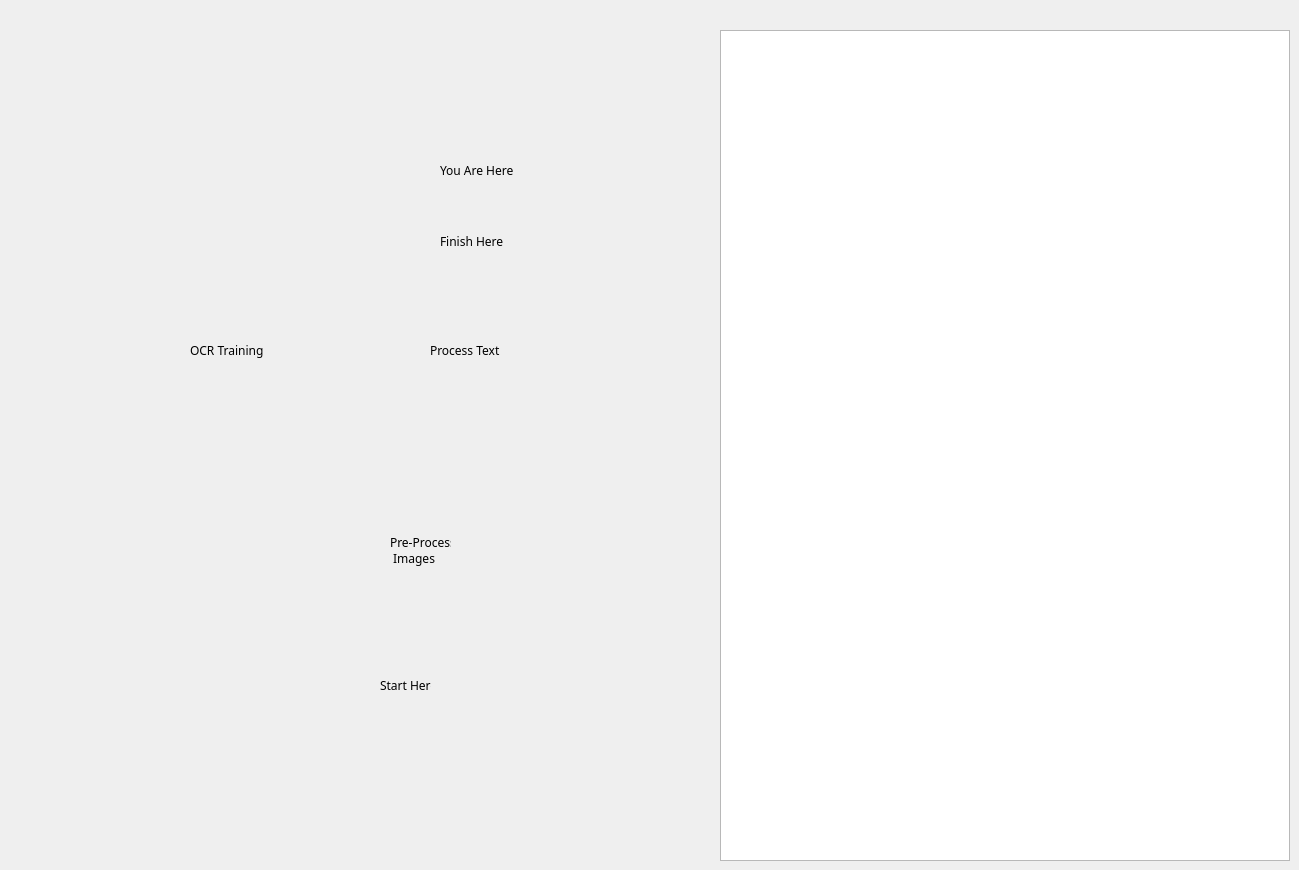
  <widget class="QWidget" name="centralwidget">
   <property name="font">
    <font>
     <family>FROMVS</family>
     <pointsize>11</pointsize>
     <weight>50</weight>
     <italic>false</italic>
     <bold>false</bold>
    </font>
   </property>
   <widget class="QTextEdit" name="RightPanelwidget">
    <property name="geometry">
     <rect>
      <x>720</x>
      <y>30</y>
      <width>570</width>
      <height>831</height>
     </rect>
    </property>
    <property name="minimumSize">
     <size>
      <width>540</width>
      <height>600</height>
     </size>
    </property>
    <property name="font">
     <font>
      <family>FROMVS</family>
      <pointsize>8</pointsize>
      <weight>50</weight>
      <italic>false</italic>
      <bold>false</bold>
     </font>
    </property>
     <property name="contextMenuPolicy">
      <enum>Qt::CustomContextMenu</enum>
     </property>
     <property name="readOnly">
      <bool>true</bool>
     </property>
   </widget>
   <widget class="QWidget" name="LeftPanelwidget" native="true">
    <property name="geometry">
     <rect>
      <x>30</x>
      <y>30</y>
      <width>641</width>
      <height>831</height>
     </rect>
    </property>
      <property name="contextMenuPolicy">
       <enum>Qt::CustomContextMenu</enum>
      </property>
    <widget class="QPushButton" name="MyScannerbutton">
     <property name="geometry">
      <rect>
       <x>280</x>
       <y>460</y>
       <width>71</width>
       <height>61</height>
      </rect>
     </property>
     <property name="toolTip">
      <string>MyScanner acquires source images for the active project. Single-click: show About. Double-click: launch module. Right-click: module actions.</string>
     </property>
     <property name="text">
      <string/>
     </property>
     <property name="icon">
      <iconset resource="../UI_Icons.qrc">
       <normaloff>:/Icons/Icons/BiblionScanner.png</normaloff>:/Icons/Icons/BiblionScanner.png</iconset>
     </property>
     <property name="iconSize">
      <size>
       <width>64</width>
       <height>64</height>
      </size>
     </property>
     <property name="autoDefault">
      <bool>false</bool>
     </property>
     <property name="default">
      <bool>false</bool>
     </property>
     <property name="flat">
      <bool>true</bool>
     </property>
     <property name="tutorial.enabled" stdset="0">
      <bool>false</bool>
     </property>
     <property name="tutorial.title" stdset="0">
      <string>My Scanner Tutorial</string>
     </property>
     <property name="tutorial.help" stdset="0">
      <string>MyScanner acquires source images for the active project. Single-click this icon to preview module help in the right panel, double-click to launch, or right-click for module actions.</string>
     </property>
     <property name="tutorial.image" stdset="0">
      <iconset resource="../UI_Icons.qrc">
       <normaloff>:/Icons/Icons/BiblionScanner1.png</normaloff>:/Icons/Icons/BiblionScanner1.png</iconset>
     </property>
     <property name="tutorial.order" stdset="0">
      <string>2</string>
     </property>
    </widget>
    <widget class="QPushButton" name="MyWriterbutton">
     <property name="geometry">
      <rect>
       <x>280</x>
       <y>180</y>
       <width>71</width>
       <height>61</height>
      </rect>
     </property>
     <property name="toolTip">
      <string extracomment="This is a comment">MyWriter prepares reviewed text for export and publication. Single-click: show About. Double-click: launch module. Right-click: module actions.</string>
     </property>
     <property name="text">
      <string/>
     </property>
     <property name="icon">
      <iconset resource="../UI_Icons.qrc">
       <normaloff>:/Icons/Icons/BiblionWriter.png</normaloff>:/Icons/Icons/BiblionWriter.png</iconset>
     </property>
     <property name="iconSize">
      <size>
       <width>64</width>
       <height>64</height>
      </size>
     </property>
     <property name="flat">
      <bool>true</bool>
     </property>
     <property name="tutorial.enabled" stdset="0">
      <bool>false</bool>
     </property>
     <property name="tutorial.title" stdset="0">
      <string>My Writer Tutorial</string>
     </property>
     <property name="tutorial.help" stdset="0">
      <string>MyWriter prepares reviewed text for export and publication. Single-click this icon to preview module help in the right panel, double-click to launch, or right-click for module actions.</string>
     </property>
     <property name="tutorial.image" stdset="0">
      <iconset resource="../UI_Icons.qrc">
       <normaloff>:/Icons/Icons/BiblionExplorer.png</normaloff>:/Icons/Icons/BiblionExplorer.png</iconset>
     </property>
     <property name="tutorial.order" stdset="0">
      <string>2</string>
     </property>
    </widget>
    <widget class="QPushButton" name="MyGlypherbutton">
     <property name="geometry">
      <rect>
       <x>280</x>
       <y>250</y>
       <width>71</width>
       <height>61</height>
      </rect>
     </property>
     <property name="toolTip">
      <string>MyGlypher extracts glyphs and supports project font development. Single-click: show About. Double-click: launch module. Right-click: module actions.</string>
     </property>
     <property name="text">
      <string/>
     </property>
     <property name="icon">
      <iconset resource="../UI_Icons.qrc">
       <normaloff>:/Icons/Icons/BiblionGlypher.png</normaloff>:/Icons/Icons/BiblionGlypher.png</iconset>
     </property>
     <property name="iconSize">
      <size>
       <width>64</width>
       <height>64</height>
      </size>
     </property>
     <property name="flat">
      <bool>true</bool>
     </property>
     <property name="tutorial.enabled" stdset="0">
      <bool>false</bool>
     </property>
     <property name="tutorial.title" stdset="0">
      <string>My Glypher Tutorial</string>
     </property>
     <property name="tutorial.help" stdset="0">
      <string>MyGlypher extracts glyphs and supports project font development. Single-click this icon to preview module help in the right panel, double-click to launch, or right-click for module actions.</string>
     </property>
     <property name="tutorial.image" stdset="0">
      <iconset resource="../UI_Icons.qrc">
       <normaloff>:/Icons/Icons/BiblionGlypher.png</normaloff>:/Icons/Icons/BiblionGlypher.png</iconset>
     </property>
     <property name="tutorial.order" stdset="0">
      <string>6</string>
     </property>
    </widget>
    <widget class="QPushButton" name="MyGrounderbutton">
     <property name="geometry">
      <rect>
       <x>140</x>
       <y>250</y>
       <width>71</width>
       <height>61</height>
      </rect>
     </property>
     <property name="toolTip">
      <string>MyGrounder validates ground-truth line integrity for training data. Single-click: show About. Double-click: launch module. Right-click: module actions.</string>
     </property>
     <property name="text">
      <string/>
     </property>
     <property name="icon">
      <iconset resource="../UI_Icons.qrc">
       <normaloff>:/Icons/Icons/BiblionGrounder.png</normaloff>:/Icons/Icons/BiblionGrounder.png</iconset>
     </property>
     <property name="iconSize">
      <size>
       <width>64</width>
       <height>64</height>
      </size>
     </property>
     <property name="flat">
      <bool>true</bool>
     </property>
     <property name="tutorial.enabled" stdset="0">
      <bool>false</bool>
     </property>
     <property name="tutorial.title" stdset="0">
      <string>My Grounder Tutorial</string>
     </property>
     <property name="tutorial.help" stdset="0">
      <string>MyGrounder validates ground-truth line integrity for training data. Single-click this icon to preview module help in the right panel, double-click to launch, or right-click for module actions.</string>
     </property>
     <property name="tutorial.image" stdset="0">
      <iconset resource="../UI_Icons.qrc">
       <normaloff>:/Icons/Icons/BiblionGrounder.png</normaloff>:/Icons/Icons/BiblionGrounder.png</iconset>
     </property>
     <property name="tutorial.order" stdset="0">
      <string>11</string>
     </property>
    </widget>
    <widget class="QPushButton" name="MyReaderbutton">
     <property name="geometry">
      <rect>
       <x>210</x>
       <y>250</y>
       <width>71</width>
       <height>61</height>
      </rect>
     </property>
     <property name="toolTip">
      <string>MyReader reviews project images and associated OCR text. Single-click: show About. Double-click: launch module. Right-click: module actions.</string>
     </property>
     <property name="text">
      <string/>
     </property>
     <property name="icon">
      <iconset resource="../UI_Icons.qrc">
       <normaloff>:/Icons/Icons/BiblionReader2.png</normaloff>:/Icons/Icons/BiblionReader2.png</iconset>
     </property>
     <property name="iconSize">
      <size>
       <width>64</width>
       <height>64</height>
      </size>
     </property>
     <property name="autoDefault">
      <bool>false</bool>
     </property>
     <property name="flat">
      <bool>true</bool>
     </property>
     <property name="tutorial.enabled" stdset="0">
      <bool>false</bool>
     </property>
     <property name="tutorial.title" stdset="0">
      <string>My Reader</string>
     </property>
     <property name="tutorial.help" stdset="0">
      <string>MyReader reviews project images and associated OCR text. Single-click this icon to preview module help in the right panel, double-click to launch, or right-click for module actions.</string>
     </property>
     <property name="tutorial.image" stdset="0">
      <iconset resource="../UI_Icons.qrc">
       <normaloff>:/Icons/Icons/BiblionReader2.png</normaloff>:/Icons/Icons/BiblionReader2.png</iconset>
     </property>
     <property name="tutorial.order" stdset="0">
      <string>10</string>
     </property>
    </widget>
    <widget class="QPushButton" name="MyLexerbutton">
     <property name="geometry">
      <rect>
       <x>490</x>
       <y>250</y>
       <width>71</width>
       <height>61</height>
      </rect>
     </property>
     <property name="toolTip">
      <string>MyLexer consolidates processed text into project lexicon outputs. Single-click: show About. Double-click: launch module. Right-click: module actions.</string>
     </property>
     <property name="text">
      <string/>
     </property>
     <property name="icon">
      <iconset resource="../UI_Icons.qrc">
       <normaloff>:/Icons/Icons/BiblionLexer2.png</normaloff>:/Icons/Icons/BiblionLexer2.png</iconset>
     </property>
     <property name="iconSize">
      <size>
       <width>64</width>
       <height>64</height>
      </size>
     </property>
     <property name="flat">
      <bool>true</bool>
     </property>
     <property name="tutorial.enabled" stdset="0">
      <bool>false</bool>
     </property>
     <property name="tutorial.title" stdset="0">
      <string>My Lexer Tutorial</string>
     </property>
     <property name="tutorial.help" stdset="0">
      <string>MyLexer consolidates processed text into project lexicon outputs. Single-click this icon to preview module help in the right panel, double-click to launch, or right-click for module actions.</string>
     </property>
     <property name="tutorial.image" stdset="0">
      <iconset resource="../UI_Icons.qrc">
       <normaloff>:/Icons/Icons/BiblionLexer2.png</normaloff>:/Icons/Icons/BiblionLexer2.png</iconset>
     </property>
     <property name="tutorial.order" stdset="0">
      <string>9</string>
     </property>
    </widget>
    <widget class="QPushButton" name="MyResolverbutton">
     <property name="geometry">
      <rect>
       <x>420</x>
       <y>250</y>
       <width>71</width>
       <height>61</height>
      </rect>
     </property>
     <property name="toolTip">
      <string>MyResolver resolves text variants against reference sources. Single-click: show About. Double-click: launch module. Right-click: module actions.</string>
     </property>
     <property name="text">
      <string/>
     </property>
     <property name="icon">
      <iconset resource="../UI_Icons.qrc">
       <normaloff>:/Icons/Icons/BiblionResolver.png</normaloff>:/Icons/Icons/BiblionResolver.png</iconset>
     </property>
     <property name="iconSize">
      <size>
       <width>64</width>
       <height>64</height>
      </size>
     </property>
     <property name="flat">
      <bool>true</bool>
     </property>
     <property name="tutorial.enabled" stdset="0">
      <bool>false</bool>
     </property>
     <property name="tutorial.title" stdset="0">
      <string>My Resolver Tutorial</string>
     </property>
     <property name="tutorial.help" stdset="0">
      <string>MyResolver resolves text variants against reference sources. Single-click this icon to preview module help in the right panel, double-click to launch, or right-click for module actions.</string>
     </property>
     <property name="tutorial.image" stdset="0">
      <iconset resource="../UI_Icons.qrc">
       <normaloff>:/Icons/Icons/BiblionResolver.png</normaloff>:/Icons/Icons/BiblionResolver.png</iconset>
     </property>
     <property name="tutorial.order" stdset="0">
      <string>8</string>
     </property>
    </widget>
    <widget class="QPushButton" name="MyBoxerbutton">
     <property name="geometry">
      <rect>
       <x>280</x>
       <y>320</y>
       <width>71</width>
       <height>61</height>
      </rect>
     </property>
     <property name="toolTip">
      <string>MyBoxer manages page, line, word, and character boxing workflows. Single-click: show About. Double-click: launch module. Right-click: module actions.</string>
     </property>
     <property name="text">
      <string/>
     </property>
     <property name="icon">
      <iconset resource="../UI_Icons.qrc">
       <normaloff>:/Icons/Icons/BiblionBoxer2.png</normaloff>:/Icons/Icons/BiblionBoxer2.png</iconset>
     </property>
     <property name="iconSize">
      <size>
       <width>64</width>
       <height>64</height>
      </size>
     </property>
     <property name="flat">
      <bool>true</bool>
     </property>
     <property name="tutorial.enabled" stdset="0">
      <bool>false</bool>
     </property>
     <property name="tutorial.title" stdset="0">
      <string>My Boxer Tutorial</string>
     </property>
     <property name="tutorial.help" stdset="0">
      <string>MyBoxer manages page, line, word, and character boxing workflows. Single-click this icon to preview module help in the right panel, double-click to launch, or right-click for module actions.</string>
     </property>
     <property name="tutorial.image" stdset="0">
      <iconset resource="../UI_Icons.qrc">
       <normaloff>:/Icons/Icons/BiblionBoxer2.png</normaloff>:/Icons/Icons/BiblionBoxer2.png</iconset>
     </property>
     <property name="tutorial.order" stdset="0">
      <string>5</string>
     </property>
    </widget>
    <widget class="QPushButton" name="MyPixlerbutton">
     <property name="geometry">
      <rect>
       <x>280</x>
       <y>390</y>
       <width>71</width>
       <height>61</height>
      </rect>
     </property>
     <property name="toolTip">
      <string>MyPixler cleans and prepares source images for downstream workflows. Single-click: show About. Double-click: launch module. Right-click: module actions.</string>
     </property>
     <property name="text">
      <string/>
     </property>
     <property name="icon">
      <iconset resource="../UI_Icons.qrc">
       <normaloff>:/Icons/Icons/BiblionPixler1.png</normaloff>:/Icons/Icons/BiblionPixler1.png</iconset>
     </property>
     <property name="iconSize">
      <size>
       <width>64</width>
       <height>64</height>
      </size>
     </property>
     <property name="flat">
      <bool>true</bool>
     </property>
     <property name="tutorial.enabled" stdset="0">
      <bool>false</bool>
     </property>
     <property name="tutorial.title" stdset="0">
      <string>My Pixler Tutorial</string>
     </property>
     <property name="tutorial.help" stdset="0">
      <string>MyPixler cleans and prepares source images for downstream workflows. Single-click this icon to preview module help in the right panel, double-click to launch, or right-click for module actions.</string>
     </property>
     <property name="tutorial.image" stdset="0">
      <iconset resource="../UI_Icons.qrc">
       <normaloff>:/Icons/Icons/BiblionPixler1.png</normaloff>:/Icons/Icons/BiblionPixler1.png</iconset>
     </property>
     <property name="tutorial.order" stdset="0">
      <string>4</string>
     </property>
    </widget>
    <widget class="QPushButton" name="MyVersifierbutton">
     <property name="geometry">
      <rect>
       <x>350</x>
       <y>250</y>
       <width>71</width>
       <height>61</height>
      </rect>
     </property>
     <property name="toolTip">
      <string>MyVersifier aligns and applies verse structure to working text. Single-click: show About. Double-click: launch module. Right-click: module actions.</string>
     </property>
     <property name="text">
      <string/>
     </property>
     <property name="icon">
      <iconset resource="../UI_Icons.qrc">
       <normaloff>:/Icons/Icons/BiblionVersifier.png</normaloff>:/Icons/Icons/BiblionVersifier.png</iconset>
     </property>
     <property name="iconSize">
      <size>
       <width>64</width>
       <height>64</height>
      </size>
     </property>
     <property name="flat">
      <bool>true</bool>
     </property>
     <property name="tutorial.enabled" stdset="0">
      <bool>false</bool>
     </property>
     <property name="tutorial.title" stdset="0">
      <string>My Versifier Tutorial</string>
     </property>
     <property name="tutorial.help" stdset="0">
      <string>MyVersifier aligns and applies verse structure to working text. Single-click this icon to preview module help in the right panel, double-click to launch, or right-click for module actions.</string>
     </property>
     <property name="tutorial.image" stdset="0">
      <iconset resource="../UI_Icons.qrc">
       <normaloff>:/Icons/Icons/BiblionVersifier.png</normaloff>:/Icons/Icons/BiblionVersifier.png</iconset>
     </property>
     <property name="tutorial.order" stdset="0">
      <string>7</string>
     </property>
    </widget>
    <widget class="QPushButton" name="MyTrainerbutton">
     <property name="geometry">
      <rect>
       <x>70</x>
       <y>250</y>
       <width>71</width>
       <height>61</height>
      </rect>
     </property>
     <property name="toolTip">
      <string>MyTrainer runs OCR training and model refinement workflows. Single-click: show About. Double-click: launch module. Right-click: module actions.</string>
     </property>
     <property name="text">
      <string/>
     </property>
     <property name="icon">
      <iconset resource="../UI_Icons.qrc">
       <normaloff>:/Icons/Icons/BiblionTrainer1.png</normaloff>:/Icons/Icons/BiblionTrainer1.png</iconset>
     </property>
     <property name="iconSize">
      <size>
       <width>64</width>
       <height>64</height>
      </size>
     </property>
     <property name="flat">
      <bool>true</bool>
     </property>
     <property name="tutorial.enabled" stdset="0">
      <bool>false</bool>
     </property>
     <property name="tutorial.title" stdset="0">
      <string>My Trainer Tutorial</string>
     </property>
     <property name="tutorial.help" stdset="0">
      <string>MyTrainer runs OCR training and model refinement workflows. Single-click this icon to preview module help in the right panel, double-click to launch, or right-click for module actions.</string>
     </property>
     <property name="tutorial.image" stdset="0">
      <iconset resource="../UI_Icons.qrc">
       <normaloff>:/Icons/Icons/BiblionTrainer1.png</normaloff>:/Icons/Icons/BiblionTrainer1.png</iconset>
     </property>
     <property name="tutorial.order" stdset="0">
      <string>2</string>
     </property>
    </widget>
    <widget class="QPushButton" name="MyExplorerbutton">
     <property name="geometry">
      <rect>
       <x>280</x>
       <y>530</y>
       <width>71</width>
       <height>61</height>
      </rect>
     </property>
     <property name="font">
      <font>
       <family>FROMVS</family>
       <pointsize>11</pointsize>
       <weight>50</weight>
       <italic>false</italic>
       <bold>false</bold>
      </font>
     </property>
     <property name="toolTip">
      <string>MyExplorer navigates project folders and files. Single-click: show About. Double-click: launch module. Right-click: module actions.</string>
     </property>
     <property name="text">
      <string/>
     </property>
     <property name="icon">
      <iconset resource="../UI_Icons.qrc">
       <normaloff>:/Icons/Icons/BiblionExplorer.png</normaloff>:/Icons/Icons/BiblionExplorer.png</iconset>
     </property>
     <property name="iconSize">
      <size>
       <width>64</width>
       <height>64</height>
      </size>
     </property>
     <property name="flat">
      <bool>true</bool>
     </property>
     <property name="tutorial.enabled" stdset="0">
      <bool>false</bool>
     </property>
     <property name="tutorial.title" stdset="0">
      <string>My Explorer Tutorial</string>
     </property>
     <property name="tutorial.help" stdset="0">
      <string>MyExplorer navigates project folders and files. Single-click this icon to preview module help in the right panel, double-click to launch, or right-click for module actions.</string>
     </property>
     <property name="tutorial.image" stdset="0">
      <iconset resource="../UI_Icons.qrc">
       <normaloff>:/Icons/Icons/BiblionExplorer.png</normaloff>:/Icons/Icons/BiblionExplorer.png</iconset>
     </property>
     <property name="tutorial.order" stdset="0">
      <string>2</string>
     </property>
    </widget>
    <widget class="QPushButton" name="MyServerbutton">
     <property name="geometry">
      <rect>
       <x>290</x>
       <y>600</y>
       <width>51</width>
       <height>61</height>
      </rect>
     </property>
     <property name="contextMenuPolicy">
      <enum>Qt::CustomContextMenu</enum>
     </property>
     <property name="toolTip">
      <string>MyServer manages project setup, settings, and workflow status. Single-click: show About. Double-click: launch module. Right-click: module actions.</string>
     </property>
     <property name="text">
      <string/>
     </property>
     <property name="icon">
      <iconset resource="../UI_Icons.qrc">
       <normaloff>:/Icons/Icons/BiblionServer.png</normaloff>:/Icons/Icons/BiblionServer.png</iconset>
     </property>
     <property name="iconSize">
      <size>
       <width>64</width>
       <height>64</height>
      </size>
     </property>
     <property name="flat">
      <bool>true</bool>
     </property>
     <property name="tutorial.enabled" stdset="0">
      <bool>true</bool>
     </property>
     <property name="tutorial.title" stdset="0">
      <string>My Server Tutorial</string>
     </property>
     <property name="tutorial.help" stdset="0">
      <string>MyServer manages project setup, settings, and workflow status. Single-click this icon to preview module help in the right panel, double-click to launch, or right-click for module actions.</string>
     </property>
     <property name="tutorial.order" stdset="0">
      <number>1</number>
     </property>
     <property name="tutorial.image" stdset="0">
      <iconset resource="../UI_Icons.qrc">
       <normaloff>:/Icons/Icons/BiblionServer.png</normaloff>:/Icons/Icons/BiblionServer.png</iconset>
     </property>
    </widget>
    <widget class="QLabel" name="StartHerelabel">
     <property name="geometry">
      <rect>
       <x>350</x>
       <y>640</y>
       <width>51</width>
       <height>31</height>
      </rect>
     </property>
     <property name="font">
      <font>
       <family>FROMVS</family>
       <pointsize>9</pointsize>
       <weight>50</weight>
       <italic>false</italic>
       <bold>false</bold>
      </font>
     </property>
     <property name="text">
      <string>Start Here</string>
     </property>
    </widget>
    <widget class="QLabel" name="StartHerearrow">
     <property name="geometry">
      <rect>
       <x>360</x>
       <y>620</y>
       <width>31</width>
       <height>31</height>
      </rect>
     </property>
     <property name="text">
      <string/>
     </property>
     <property name="pixmap">
      <pixmap resource="../UI_Icons.qrc">:/Icons/Icons/back_alt.png</pixmap>
     </property>
    </widget>
    <widget class="QLabel" name="PreProcessImageslabel">
     <property name="geometry">
      <rect>
       <x>360</x>
       <y>500</y>
       <width>61</width>
       <height>41</height>
      </rect>
     </property>
     <property name="font">
      <font>
       <family>FROMVS</family>
       <pointsize>9</pointsize>
       <weight>50</weight>
       <italic>false</italic>
       <bold>false</bold>
      </font>
     </property>
     <property name="text">
      <string>Pre-Process
 Images</string>
     </property>
    </widget>
    <widget class="QLabel" name="PreProcessImagesarrow">
     <property name="geometry">
      <rect>
       <x>360</x>
       <y>470</y>
       <width>31</width>
       <height>31</height>
      </rect>
     </property>
     <property name="text">
      <string/>
     </property>
     <property name="pixmap">
      <pixmap resource="../UI_Icons.qrc">:/Icons/Icons/up_alt.png</pixmap>
     </property>
    </widget>
    <widget class="QLabel" name="TrainingOCRlabel">
     <property name="geometry">
      <rect>
       <x>160</x>
       <y>310</y>
       <width>81</width>
       <height>21</height>
      </rect>
     </property>
     <property name="font">
      <font>
       <family>FROMVS</family>
       <pointsize>9</pointsize>
       <weight>50</weight>
       <italic>false</italic>
       <bold>false</bold>
      </font>
     </property>
     <property name="text">
      <string>OCR Training</string>
     </property>
    </widget>
    <widget class="QLabel" name="TrainingOCRarrow">
     <property name="geometry">
      <rect>
       <x>120</x>
       <y>310</y>
       <width>31</width>
       <height>31</height>
      </rect>
     </property>
     <property name="text">
      <string/>
     </property>
     <property name="pixmap">
      <pixmap resource="../UI_Icons.qrc">:/Icons/Icons/back_alt.png</pixmap>
     </property>
    </widget>
    <widget class="QLabel" name="ProcessTextlabel">
     <property name="geometry">
      <rect>
       <x>400</x>
       <y>310</y>
       <width>71</width>
       <height>21</height>
      </rect>
     </property>
     <property name="font">
      <font>
       <family>FROMVS</family>
       <pointsize>9</pointsize>
       <weight>50</weight>
       <italic>false</italic>
       <bold>false</bold>
      </font>
     </property>
     <property name="text">
      <string>Process Text</string>
     </property>
    </widget>
    <widget class="QLabel" name="ProcessTextarrow">
     <property name="geometry">
      <rect>
       <x>480</x>
       <y>310</y>
       <width>31</width>
       <height>31</height>
      </rect>
     </property>
     <property name="text">
      <string/>
     </property>
     <property name="pixmap">
      <pixmap resource="../UI_Icons.qrc">:/Icons/Icons/forward_text.png</pixmap>
     </property>
    </widget>
    <widget class="QLabel" name="FinishHerelabel">
     <property name="geometry">
      <rect>
       <x>410</x>
       <y>201</y>
       <width>81</width>
       <height>20</height>
      </rect>
     </property>
     <property name="font">
      <font>
       <family>FROMVS</family>
       <pointsize>9</pointsize>
       <weight>50</weight>
       <italic>false</italic>
       <bold>false</bold>
      </font>
     </property>
     <property name="text">
      <string>Finish Here</string>
     </property>
    </widget>
    <widget class="QLabel" name="Finisharrow">
     <property name="geometry">
      <rect>
       <x>370</x>
       <y>200</y>
       <width>31</width>
       <height>31</height>
      </rect>
     </property>
     <property name="text">
      <string/>
     </property>
     <property name="pixmap">
      <pixmap resource="../UI_Icons.qrc">:/Icons/Icons/back_image.png</pixmap>
     </property>
    </widget>
    <widget class="QPushButton" name="MyLauncherbutton">
     <property name="geometry">
      <rect>
       <x>280</x>
       <y>110</y>
       <width>71</width>
       <height>61</height>
      </rect>
     </property>
     <property name="toolTip">
      <string extracomment="This is a comment">MyWriter prepares completed text for export to external applications.</string>
     </property>
     <property name="text">
      <string/>
     </property>
     <property name="icon">
      <iconset resource="../UI_Icons.qrc">
       <normaloff>:/Icons/Icons/BiblionLauncher.png</normaloff>:/Icons/Icons/BiblionLauncher.png</iconset>
     </property>
     <property name="iconSize">
      <size>
       <width>64</width>
       <height>64</height>
      </size>
     </property>
     <property name="flat">
      <bool>true</bool>
     </property>
    </widget>
    <widget class="QLabel" name="ProcessTextarrow_2">
     <property name="geometry">
      <rect>
       <x>370</x>
       <y>130</y>
       <width>31</width>
       <height>31</height>
      </rect>
     </property>
     <property name="text">
      <string/>
     </property>
     <property name="pixmap">
      <pixmap resource="../UI_Icons.qrc">:/Icons/Icons/back_text2.png</pixmap>
     </property>
    </widget>
    <widget class="QLabel" name="ProcessTextlabel_2">
     <property name="geometry">
      <rect>
       <x>410</x>
       <y>130</y>
       <width>81</width>
       <height>21</height>
      </rect>
     </property>
     <property name="font">
      <font>
       <family>FROMVS</family>
       <pointsize>9</pointsize>
       <weight>50</weight>
       <italic>false</italic>
       <bold>false</bold>
      </font>
     </property>
     <property name="text">
      <string>You Are Here</string>
     </property>
    </widget>
    <widget class="QWidget" name="bottom_container" native="true">
     <property name="geometry">
      <rect>
       <x>170</x>
       <y>730</y>
       <width>461</width>
       <height>91</height>
      </rect>
     </property>
    </widget>
    <widget class="QWidget" name="left_center_container" native="true">
     <property name="geometry">
      <rect>
       <x>10</x>
       <y>340</y>
       <width>161</width>
       <height>481</height>
      </rect>
     </property>
    </widget>
    <widget class="QWidget" name="top_left_container" native="true">
     <property name="geometry">
      <rect>
       <x>10</x>
       <y>9</y>
       <width>161</width>
       <height>231</height>
      </rect>
     </property>
     <widget class="QLabel" name="label">
      <property name="geometry">
       <rect>
        <x>0</x>
        <y>0</y>
        <width>101</width>
        <height>91</height>
       </rect>
      </property>
      <property name="text">
       <string/>
      </property>
      <property name="pixmap">
       <pixmap resource="../UI_Icons.qrc">:/Icons/Icons/BiblionProfile.png</pixmap>
      </property>
      <property name="scaledContents">
       <bool>true</bool>
      </property>
     </widget>
    </widget>
    <widget class="QWidget" name="top_right_container" native="true">
     <property name="geometry">
      <rect>
       <x>170</x>
       <y>10</y>
       <width>461</width>
       <height>91</height>
      </rect>
     </property>
    </widget>
    <widget class="QWidget" name="right_center_container" native="true">
     <property name="geometry">
      <rect>
       <x>470</x>
       <y>340</y>
       <width>161</width>
       <height>391</height>
      </rect>
     </property>
    </widget>
   </widget>
  </widget>
